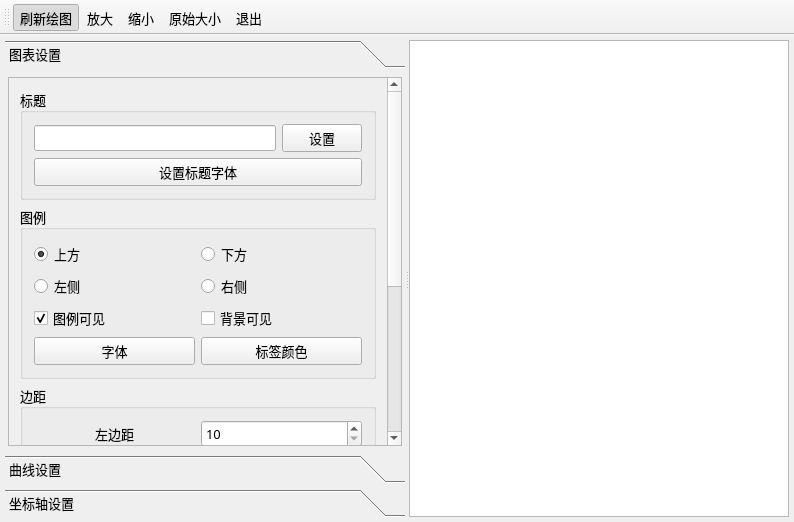
<?xml version="1.0" encoding="UTF-8"?>
<ui version="4.0">
 <class>MainWindow</class>
 <widget class="QMainWindow" name="MainWindow">
  <property name="geometry">
   <rect>
    <x>0</x>
    <y>0</y>
    <width>794</width>
    <height>522</height>
   </rect>
  </property>
  <property name="font">
   <font>
    <family>宋体</family>
    <pointsize>10</pointsize>
   </font>
  </property>
  <property name="windowTitle">
   <string>QChart绘图详细功能</string>
  </property>
  <widget class="QWidget" name="centralWidget">
   <layout class="QHBoxLayout" name="horizontalLayout">
    <property name="spacing">
     <number>5</number>
    </property>
    <property name="leftMargin">
     <number>5</number>
    </property>
    <property name="topMargin">
     <number>5</number>
    </property>
    <property name="rightMargin">
     <number>5</number>
    </property>
    <property name="bottomMargin">
     <number>5</number>
    </property>
    <item>
     <widget class="QSplitter" name="splitter">
      <property name="orientation">
       <enum>Qt::Horizontal</enum>
      </property>
      <widget class="QToolBox" name="toolBox">
       <property name="minimumSize">
        <size>
         <width>260</width>
         <height>0</height>
        </size>
       </property>
       <property name="maximumSize">
        <size>
         <width>400</width>
         <height>16777215</height>
        </size>
       </property>
       <property name="frameShape">
        <enum>QFrame::NoFrame</enum>
       </property>
       <property name="currentIndex">
        <number>0</number>
       </property>
       <widget class="QWidget" name="page">
        <property name="geometry">
         <rect>
          <x>0</x>
          <y>0</y>
          <width>349</width>
          <height>396</height>
         </rect>
        </property>
        <attribute name="icon">
         <iconset resource="res.qrc">
          <normaloff>:/images/images/3.ico</normaloff>:/images/images/3.ico</iconset>
        </attribute>
        <attribute name="label">
         <string>图表设置</string>
        </attribute>
        <layout class="QVBoxLayout" name="verticalLayout_5">
         <property name="spacing">
          <number>3</number>
         </property>
         <property name="leftMargin">
          <number>3</number>
         </property>
         <property name="topMargin">
          <number>3</number>
         </property>
         <property name="rightMargin">
          <number>3</number>
         </property>
         <property name="bottomMargin">
          <number>3</number>
         </property>
         <item>
          <widget class="QScrollArea" name="scrollArea_2">
           <property name="widgetResizable">
            <bool>true</bool>
           </property>
           <widget class="QWidget" name="scrollAreaWidgetContents_2">
            <property name="geometry">
             <rect>
              <x>0</x>
              <y>0</y>
              <width>324</width>
              <height>539</height>
             </rect>
            </property>
            <layout class="QVBoxLayout" name="verticalLayout_4">
             <item>
              <widget class="QGroupBox" name="groupBox">
               <property name="title">
                <string>标题</string>
               </property>
               <layout class="QGridLayout" name="gridLayout_2">
                <item row="0" column="0">
                 <widget class="QLineEdit" name="editTitle"/>
                </item>
                <item row="0" column="1">
                 <widget class="QPushButton" name="btnSetTitle">
                  <property name="toolTip">
                   <string>设置标题文字</string>
                  </property>
                  <property name="text">
                   <string>设置</string>
                  </property>
                 </widget>
                </item>
                <item row="1" column="0" colspan="2">
                 <widget class="QPushButton" name="btnSetTitleFont">
                  <property name="text">
                   <string>设置标题字体</string>
                  </property>
                 </widget>
                </item>
               </layout>
              </widget>
             </item>
             <item>
              <widget class="QGroupBox" name="groupBox_4">
               <property name="title">
                <string>图例</string>
               </property>
               <layout class="QGridLayout" name="gridLayout_9">
                <item row="0" column="0">
                 <widget class="QRadioButton" name="radioButton">
                  <property name="text">
                   <string>上方</string>
                  </property>
                  <property name="checked">
                   <bool>true</bool>
                  </property>
                 </widget>
                </item>
                <item row="0" column="1">
                 <widget class="QRadioButton" name="radioButton_2">
                  <property name="text">
                   <string>下方</string>
                  </property>
                 </widget>
                </item>
                <item row="1" column="0">
                 <widget class="QRadioButton" name="radioButton_3">
                  <property name="text">
                   <string>左侧</string>
                  </property>
                 </widget>
                </item>
                <item row="1" column="1">
                 <widget class="QRadioButton" name="radioButton_4">
                  <property name="text">
                   <string>右侧</string>
                  </property>
                 </widget>
                </item>
                <item row="2" column="0">
                 <widget class="QCheckBox" name="chkLegendVisible">
                  <property name="text">
                   <string>图例可见</string>
                  </property>
                  <property name="checked">
                   <bool>true</bool>
                  </property>
                 </widget>
                </item>
                <item row="2" column="1">
                 <widget class="QCheckBox" name="chkBoxLegendBackground">
                  <property name="text">
                   <string>背景可见</string>
                  </property>
                 </widget>
                </item>
                <item row="3" column="0">
                 <widget class="QPushButton" name="btnLegendFont">
                  <property name="text">
                   <string>字体</string>
                  </property>
                 </widget>
                </item>
                <item row="3" column="1">
                 <widget class="QPushButton" name="btnLegendlabelColor">
                  <property name="text">
                   <string>标签颜色</string>
                  </property>
                 </widget>
                </item>
               </layout>
              </widget>
             </item>
             <item>
              <widget class="QGroupBox" name="groupBox_2">
               <property name="title">
                <string>边距</string>
               </property>
               <layout class="QGridLayout" name="gridLayout">
                <item row="0" column="0">
                 <widget class="QLabel" name="label">
                  <property name="text">
                   <string>左边距</string>
                  </property>
                  <property name="alignment">
                   <set>Qt::AlignCenter</set>
                  </property>
                 </widget>
                </item>
                <item row="0" column="1">
                 <widget class="QSpinBox" name="spinMarginLeft">
                  <property name="minimum">
                   <number>10</number>
                  </property>
                  <property name="maximum">
                   <number>500</number>
                  </property>
                 </widget>
                </item>
                <item row="1" column="0">
                 <widget class="QLabel" name="label_2">
                  <property name="text">
                   <string>右边距</string>
                  </property>
                  <property name="alignment">
                   <set>Qt::AlignCenter</set>
                  </property>
                 </widget>
                </item>
                <item row="1" column="1">
                 <widget class="QSpinBox" name="spinMarginRight">
                  <property name="minimum">
                   <number>10</number>
                  </property>
                  <property name="maximum">
                   <number>500</number>
                  </property>
                 </widget>
                </item>
                <item row="2" column="0">
                 <widget class="QLabel" name="label_3">
                  <property name="text">
                   <string>上边距</string>
                  </property>
                  <property name="alignment">
                   <set>Qt::AlignCenter</set>
                  </property>
                 </widget>
                </item>
                <item row="2" column="1">
                 <widget class="QSpinBox" name="spinMarginTop">
                  <property name="minimum">
                   <number>10</number>
                  </property>
                  <property name="maximum">
                   <number>500</number>
                  </property>
                 </widget>
                </item>
                <item row="3" column="0">
                 <widget class="QLabel" name="label_4">
                  <property name="text">
                   <string>下边距</string>
                  </property>
                  <property name="alignment">
                   <set>Qt::AlignCenter</set>
                  </property>
                 </widget>
                </item>
                <item row="3" column="1">
                 <widget class="QSpinBox" name="spinMarginBottom">
                  <property name="minimum">
                   <number>10</number>
                  </property>
                  <property name="maximum">
                   <number>500</number>
                  </property>
                 </widget>
                </item>
                <item row="4" column="0" colspan="2">
                 <widget class="QPushButton" name="btnSetMargin">
                  <property name="text">
                   <string>设置边距</string>
                  </property>
                 </widget>
                </item>
               </layout>
              </widget>
             </item>
             <item>
              <widget class="QGroupBox" name="groupBox_15">
               <property name="title">
                <string>动画效果</string>
               </property>
               <layout class="QGridLayout" name="gridLayout_10">
                <item row="0" column="0">
                 <widget class="QLabel" name="label_6">
                  <property name="text">
                   <string>动画效果</string>
                  </property>
                  <property name="alignment">
                   <set>Qt::AlignCenter</set>
                  </property>
                 </widget>
                </item>
                <item row="0" column="1">
                 <widget class="QComboBox" name="cBoxAnimation">
                  <item>
                   <property name="text">
                    <string>NoAnimation</string>
                   </property>
                  </item>
                  <item>
                   <property name="text">
                    <string>GridAxisAnimations</string>
                   </property>
                  </item>
                  <item>
                   <property name="text">
                    <string>SeriesAnimations</string>
                   </property>
                  </item>
                  <item>
                   <property name="text">
                    <string>AllAnimations</string>
                   </property>
                  </item>
                 </widget>
                </item>
                <item row="1" column="0">
                 <widget class="QLabel" name="label_8">
                  <property name="text">
                   <string>主  题</string>
                  </property>
                  <property name="alignment">
                   <set>Qt::AlignCenter</set>
                  </property>
                 </widget>
                </item>
                <item row="1" column="1">
                 <widget class="QComboBox" name="cBoxTheme">
                  <item>
                   <property name="text">
                    <string>Light</string>
                   </property>
                  </item>
                  <item>
                   <property name="text">
                    <string>BlueCerulean</string>
                   </property>
                  </item>
                  <item>
                   <property name="text">
                    <string>Dark</string>
                   </property>
                  </item>
                  <item>
                   <property name="text">
                    <string>BrownSand</string>
                   </property>
                  </item>
                  <item>
                   <property name="text">
                    <string>BlueNcs</string>
                   </property>
                  </item>
                  <item>
                   <property name="text">
                    <string>HighContrast</string>
                   </property>
                  </item>
                  <item>
                   <property name="text">
                    <string>BlueIcy</string>
                   </property>
                  </item>
                  <item>
                   <property name="text">
                    <string>Qt</string>
                   </property>
                  </item>
                 </widget>
                </item>
               </layout>
              </widget>
             </item>
            </layout>
           </widget>
          </widget>
         </item>
        </layout>
       </widget>
       <widget class="QWidget" name="page_2">
        <property name="geometry">
         <rect>
          <x>0</x>
          <y>0</y>
          <width>349</width>
          <height>396</height>
         </rect>
        </property>
        <attribute name="icon">
         <iconset resource="res.qrc">
          <normaloff>:/images/images/dis3.ico</normaloff>:/images/images/dis3.ico</iconset>
        </attribute>
        <attribute name="label">
         <string>曲线设置</string>
        </attribute>
        <layout class="QVBoxLayout" name="verticalLayout_10">
         <property name="spacing">
          <number>3</number>
         </property>
         <property name="leftMargin">
          <number>3</number>
         </property>
         <property name="topMargin">
          <number>3</number>
         </property>
         <property name="rightMargin">
          <number>3</number>
         </property>
         <property name="bottomMargin">
          <number>3</number>
         </property>
         <item>
          <widget class="QScrollArea" name="scrollArea_3">
           <property name="widgetResizable">
            <bool>true</bool>
           </property>
           <widget class="QWidget" name="scrollAreaWidgetContents_3">
            <property name="geometry">
             <rect>
              <x>0</x>
              <y>0</y>
              <width>324</width>
              <height>436</height>
             </rect>
            </property>
            <layout class="QVBoxLayout" name="verticalLayout_9">
             <item>
              <widget class="QGroupBox" name="groupBox_12">
               <property name="maximumSize">
                <size>
                 <width>16777215</width>
                 <height>60</height>
                </size>
               </property>
               <property name="title">
                <string>选择操作序列</string>
               </property>
               <layout class="QHBoxLayout" name="horizontalLayout_3">
                <item>
                 <widget class="QRadioButton" name="radioSeries0">
                  <property name="text">
                   <string>Sin曲线</string>
                  </property>
                  <property name="checked">
                   <bool>true</bool>
                  </property>
                 </widget>
                </item>
                <item>
                 <widget class="QRadioButton" name="radioSeries1">
                  <property name="text">
                   <string>Cos曲线</string>
                  </property>
                 </widget>
                </item>
               </layout>
              </widget>
             </item>
             <item>
              <widget class="QGroupBox" name="groupBox_13">
               <property name="title">
                <string>曲线外观</string>
               </property>
               <layout class="QGridLayout" name="gridLayout_3">
                <item row="0" column="0">
                 <widget class="QPushButton" name="btnSeriesName">
                  <property name="text">
                   <string>序列名称</string>
                  </property>
                 </widget>
                </item>
                <item row="0" column="1">
                 <widget class="QLineEdit" name="editSeriesName">
                  <property name="text">
                   <string>Sin曲线</string>
                  </property>
                 </widget>
                </item>
                <item row="1" column="0">
                 <widget class="QCheckBox" name="chkSeriesVisible">
                  <property name="text">
                   <string>序列可见</string>
                  </property>
                  <property name="checked">
                   <bool>true</bool>
                  </property>
                 </widget>
                </item>
                <item row="1" column="1">
                 <widget class="QCheckBox" name="chkPointVisible">
                  <property name="text">
                   <string>数据点可见</string>
                  </property>
                 </widget>
                </item>
                <item row="2" column="0">
                 <widget class="QPushButton" name="btnSeriesColor">
                  <property name="text">
                   <string>曲线颜色</string>
                  </property>
                 </widget>
                </item>
                <item row="2" column="1">
                 <widget class="QPushButton" name="btnSeriesPen">
                  <property name="text">
                   <string>曲线Pen</string>
                  </property>
                 </widget>
                </item>
                <item row="3" column="0">
                 <widget class="QLabel" name="label_5">
                  <property name="text">
                   <string>透明度</string>
                  </property>
                  <property name="alignment">
                   <set>Qt::AlignCenter</set>
                  </property>
                 </widget>
                </item>
                <item row="3" column="1">
                 <widget class="QSlider" name="sliderSeriesOpacity">
                  <property name="maximum">
                   <number>10</number>
                  </property>
                  <property name="pageStep">
                   <number>2</number>
                  </property>
                  <property name="value">
                   <number>10</number>
                  </property>
                  <property name="orientation">
                   <enum>Qt::Horizontal</enum>
                  </property>
                 </widget>
                </item>
               </layout>
              </widget>
             </item>
             <item>
              <widget class="QGroupBox" name="groupBox_3">
               <property name="title">
                <string>数据点标签</string>
               </property>
               <layout class="QVBoxLayout" name="verticalLayout_7">
                <item>
                 <widget class="QCheckBox" name="chkPointLabelVisible">
                  <property name="text">
                   <string>数据点标签可见</string>
                  </property>
                 </widget>
                </item>
                <item>
                 <widget class="QPushButton" name="btnSeriesLabColor">
                  <property name="text">
                   <string>标签颜色</string>
                  </property>
                 </widget>
                </item>
                <item>
                 <widget class="QPushButton" name="btnSeriesLabFont">
                  <property name="text">
                   <string>标签字体</string>
                  </property>
                 </widget>
                </item>
                <item>
                 <widget class="QGroupBox" name="groupBox_14">
                  <property name="title">
                   <string>标签格式</string>
                  </property>
                  <layout class="QVBoxLayout" name="verticalLayout_6">
                   <item>
                    <widget class="QRadioButton" name="radioSeriesLabFormat0">
                     <property name="text">
                      <string>@yPoint</string>
                     </property>
                     <property name="checked">
                      <bool>true</bool>
                     </property>
                    </widget>
                   </item>
                   <item>
                    <widget class="QRadioButton" name="radioSeriesLabFormat1">
                     <property name="text">
                      <string>(@xPoint, @yPoint)</string>
                     </property>
                    </widget>
                   </item>
                  </layout>
                 </widget>
                </item>
               </layout>
              </widget>
             </item>
            </layout>
           </widget>
          </widget>
         </item>
        </layout>
       </widget>
       <widget class="QWidget" name="page_3">
        <property name="geometry">
         <rect>
          <x>0</x>
          <y>0</y>
          <width>349</width>
          <height>396</height>
         </rect>
        </property>
        <attribute name="icon">
         <iconset resource="res.qrc">
          <normaloff>:/images/images/39.ico</normaloff>:/images/images/39.ico</iconset>
        </attribute>
        <attribute name="label">
         <string>坐标轴设置</string>
        </attribute>
        <layout class="QVBoxLayout" name="verticalLayout_3">
         <property name="spacing">
          <number>3</number>
         </property>
         <property name="leftMargin">
          <number>3</number>
         </property>
         <property name="topMargin">
          <number>3</number>
         </property>
         <property name="rightMargin">
          <number>3</number>
         </property>
         <property name="bottomMargin">
          <number>3</number>
         </property>
         <item>
          <widget class="QScrollArea" name="scrollArea">
           <property name="verticalScrollBarPolicy">
            <enum>Qt::ScrollBarAsNeeded</enum>
           </property>
           <property name="widgetResizable">
            <bool>true</bool>
           </property>
           <widget class="QWidget" name="scrollAreaWidgetContents">
            <property name="geometry">
             <rect>
              <x>0</x>
              <y>0</y>
              <width>324</width>
              <height>874</height>
             </rect>
            </property>
            <layout class="QVBoxLayout" name="verticalLayout_2">
             <property name="spacing">
              <number>3</number>
             </property>
             <property name="leftMargin">
              <number>3</number>
             </property>
             <property name="topMargin">
              <number>3</number>
             </property>
             <property name="rightMargin">
              <number>3</number>
             </property>
             <property name="bottomMargin">
              <number>3</number>
             </property>
             <item>
              <widget class="QGroupBox" name="groupBox_7">
               <property name="title">
                <string>设置坐标轴对象</string>
               </property>
               <layout class="QHBoxLayout" name="horizontalLayout_2">
                <item>
                 <widget class="QRadioButton" name="radioX">
                  <property name="text">
                   <string>X轴</string>
                  </property>
                  <property name="checked">
                   <bool>true</bool>
                  </property>
                 </widget>
                </item>
                <item>
                 <widget class="QRadioButton" name="radioY">
                  <property name="text">
                   <string>Y轴</string>
                  </property>
                  <property name="checked">
                   <bool>false</bool>
                  </property>
                 </widget>
                </item>
               </layout>
              </widget>
             </item>
             <item>
              <widget class="QGroupBox" name="groupBox_8">
               <property name="title">
                <string>坐标轴总体</string>
               </property>
               <layout class="QGridLayout" name="gridLayout_4">
                <item row="0" column="0">
                 <widget class="QLabel" name="label_7">
                  <property name="text">
                   <string>最小值</string>
                  </property>
                 </widget>
                </item>
                <item row="0" column="1">
                 <widget class="QDoubleSpinBox" name="spinAxisMin">
                  <property name="minimum">
                   <double>-1000.000000000000000</double>
                  </property>
                  <property name="maximum">
                   <double>1000.000000000000000</double>
                  </property>
                 </widget>
                </item>
                <item row="1" column="0">
                 <widget class="QLabel" name="label_11">
                  <property name="text">
                   <string>最大值</string>
                  </property>
                 </widget>
                </item>
                <item row="1" column="1">
                 <widget class="QDoubleSpinBox" name="spinAxisMax">
                  <property name="minimum">
                   <double>-1000.000000000000000</double>
                  </property>
                  <property name="maximum">
                   <double>1000.000000000000000</double>
                  </property>
                  <property name="value">
                   <double>10.000000000000000</double>
                  </property>
                 </widget>
                </item>
                <item row="2" column="0" colspan="2">
                 <widget class="QCheckBox" name="chkBoxVisible">
                  <property name="text">
                   <string>isVisible</string>
                  </property>
                  <property name="checked">
                   <bool>true</bool>
                  </property>
                 </widget>
                </item>
                <item row="3" column="0" colspan="2">
                 <widget class="QPushButton" name="btnSetAxisRange">
                  <property name="text">
                   <string>设置坐标范围</string>
                  </property>
                 </widget>
                </item>
               </layout>
              </widget>
             </item>
             <item>
              <widget class="QGroupBox" name="groupBox_6">
               <property name="title">
                <string>轴标题</string>
               </property>
               <layout class="QGridLayout" name="gridLayout_6">
                <item row="0" column="1" colspan="2">
                 <widget class="QLineEdit" name="editAxisTitle">
                  <property name="text">
                   <string>time(secs)</string>
                  </property>
                 </widget>
                </item>
                <item row="1" column="2">
                 <widget class="QPushButton" name="btnAxisSetTitleFont">
                  <property name="text">
                   <string>设置字体</string>
                  </property>
                 </widget>
                </item>
                <item row="0" column="0">
                 <widget class="QPushButton" name="btnAxisSetTitle">
                  <property name="text">
                   <string>设置标题</string>
                  </property>
                 </widget>
                </item>
                <item row="1" column="0" colspan="2">
                 <widget class="QCheckBox" name="chkBoxAxisTitle">
                  <property name="text">
                   <string>isTitleVisible</string>
                  </property>
                  <property name="checked">
                   <bool>true</bool>
                  </property>
                 </widget>
                </item>
               </layout>
              </widget>
             </item>
             <item>
              <widget class="QGroupBox" name="groupBox_10">
               <property name="title">
                <string>轴刻度标签</string>
               </property>
               <layout class="QGridLayout" name="gridLayout_7">
                <item row="0" column="0">
                 <widget class="QPushButton" name="pushButton">
                  <property name="text">
                   <string>标签格式</string>
                  </property>
                 </widget>
                </item>
                <item row="0" column="1">
                 <widget class="QLineEdit" name="editAxisLabelFormat">
                  <property name="text">
                   <string>%.1f</string>
                  </property>
                 </widget>
                </item>
                <item row="1" column="0">
                 <widget class="QPushButton" name="btnAxisLabelColor">
                  <property name="text">
                   <string>文字颜色</string>
                  </property>
                 </widget>
                </item>
                <item row="1" column="1">
                 <widget class="QPushButton" name="btnAxisLabelFont">
                  <property name="text">
                   <string>设置字体</string>
                  </property>
                 </widget>
                </item>
                <item row="2" column="0" colspan="2">
                 <widget class="QCheckBox" name="chkBoxLabelsVisible">
                  <property name="text">
                   <string>labelsVisible</string>
                  </property>
                  <property name="checked">
                   <bool>true</bool>
                  </property>
                 </widget>
                </item>
               </layout>
              </widget>
             </item>
             <item>
              <widget class="QGroupBox" name="groupBox_11">
               <property name="title">
                <string>GridLine</string>
               </property>
               <layout class="QVBoxLayout" name="verticalLayout">
                <item>
                 <widget class="QCheckBox" name="chkGridLineVisible">
                  <property name="text">
                   <string>isGridLineVisible</string>
                  </property>
                  <property name="checked">
                   <bool>true</bool>
                  </property>
                 </widget>
                </item>
                <item>
                 <widget class="QPushButton" name="btnGridLineColor">
                  <property name="text">
                   <string>gridLineColor</string>
                  </property>
                 </widget>
                </item>
                <item>
                 <widget class="QPushButton" name="pushButton_10">
                  <property name="text">
                   <string>gridLinePen</string>
                  </property>
                 </widget>
                </item>
               </layout>
              </widget>
             </item>
             <item>
              <widget class="QGroupBox" name="groupBox_9">
               <property name="title">
                <string>Axis and Ticks</string>
               </property>
               <layout class="QGridLayout" name="gridLayout_5">
                <item row="3" column="0" colspan="2">
                 <widget class="QPushButton" name="btnAxisLinePenColor">
                  <property name="text">
                   <string>linePenColor</string>
                  </property>
                 </widget>
                </item>
                <item row="0" column="1">
                 <widget class="QSpinBox" name="spinTickCount">
                  <property name="minimum">
                   <number>1</number>
                  </property>
                  <property name="maximum">
                   <number>1000</number>
                  </property>
                  <property name="value">
                   <number>10</number>
                  </property>
                 </widget>
                </item>
                <item row="1" column="0" colspan="2">
                 <widget class="QCheckBox" name="chkAxisLineVisible">
                  <property name="text">
                   <string>isLineVisible</string>
                  </property>
                  <property name="checked">
                   <bool>true</bool>
                  </property>
                 </widget>
                </item>
                <item row="0" column="0">
                 <widget class="QLabel" name="label_9">
                  <property name="text">
                   <string>Tick个数</string>
                  </property>
                  <property name="alignment">
                   <set>Qt::AlignCenter</set>
                  </property>
                 </widget>
                </item>
                <item row="2" column="0" colspan="2">
                 <widget class="QPushButton" name="btnAxisLinePen">
                  <property name="text">
                   <string>linePen</string>
                  </property>
                 </widget>
                </item>
               </layout>
              </widget>
             </item>
             <item>
              <widget class="QGroupBox" name="groupBox_5">
               <property name="title">
                <string>MinorTick</string>
               </property>
               <layout class="QGridLayout" name="gridLayout_8">
                <item row="0" column="0">
                 <widget class="QLabel" name="label_10">
                  <property name="text">
                   <string>MinorTick个数</string>
                  </property>
                  <property name="alignment">
                   <set>Qt::AlignCenter</set>
                  </property>
                 </widget>
                </item>
                <item row="0" column="1">
                 <widget class="QSpinBox" name="spinMinorTickCount">
                  <property name="value">
                   <number>4</number>
                  </property>
                 </widget>
                </item>
                <item row="1" column="0" colspan="2">
                 <widget class="QCheckBox" name="chkMinorTickVisible">
                  <property name="text">
                   <string>isMinorGridLineVisible</string>
                  </property>
                 </widget>
                </item>
                <item row="2" column="0" colspan="2">
                 <widget class="QPushButton" name="btnMinorColor">
                  <property name="text">
                   <string>minorGridLineColor</string>
                  </property>
                 </widget>
                </item>
                <item row="3" column="0" colspan="2">
                 <widget class="QPushButton" name="btnMinorPen">
                  <property name="text">
                   <string>minorGridLinePen</string>
                  </property>
                 </widget>
                </item>
               </layout>
              </widget>
             </item>
            </layout>
           </widget>
          </widget>
         </item>
        </layout>
       </widget>
      </widget>
      <widget class="QChartView" name="chartView"/>
     </widget>
    </item>
   </layout>
  </widget>
  <widget class="QToolBar" name="mainToolBar">
   <property name="toolButtonStyle">
    <enum>Qt::ToolButtonIconOnly</enum>
   </property>
   <attribute name="toolBarArea">
    <enum>TopToolBarArea</enum>
   </attribute>
   <attribute name="toolBarBreak">
    <bool>false</bool>
   </attribute>
   <addaction name="actDraw"/>
   <addaction name="actZoomIn"/>
   <addaction name="actZoomOut"/>
   <addaction name="actZoomReset"/>
   <addaction name="actQuit"/>
  </widget>
  <action name="actDraw">
   <property name="checkable">
    <bool>true</bool>
   </property>
   <property name="checked">
    <bool>true</bool>
   </property>
   <property name="icon">
    <iconset resource="res.qrc">
     <normaloff>:/images/images/828.bmp</normaloff>:/images/images/828.bmp</iconset>
   </property>
   <property name="text">
    <string>刷新绘图</string>
   </property>
   <property name="toolTip">
    <string>刷新绘图</string>
   </property>
   <property name="shortcutContext">
    <enum>Qt::WidgetShortcut</enum>
   </property>
   <property name="menuRole">
    <enum>QAction::TextHeuristicRole</enum>
   </property>
   <property name="shortcutVisibleInContextMenu">
    <bool>true</bool>
   </property>
  </action>
  <action name="actQuit">
   <property name="icon">
    <iconset resource="res.qrc">
     <normaloff>:/images/images/132.bmp</normaloff>:/images/images/132.bmp</iconset>
   </property>
   <property name="text">
    <string>退出</string>
   </property>
   <property name="toolTip">
    <string>退出</string>
   </property>
  </action>
  <action name="actZoomIn">
   <property name="icon">
    <iconset resource="res.qrc">
     <normaloff>:/images/images/418.bmp</normaloff>:/images/images/418.bmp</iconset>
   </property>
   <property name="text">
    <string>放大</string>
   </property>
   <property name="toolTip">
    <string>放大</string>
   </property>
  </action>
  <action name="actZoomOut">
   <property name="icon">
    <iconset resource="res.qrc">
     <normaloff>:/images/images/416.bmp</normaloff>:/images/images/416.bmp</iconset>
   </property>
   <property name="text">
    <string>缩小</string>
   </property>
   <property name="toolTip">
    <string>缩小</string>
   </property>
  </action>
  <action name="actZoomReset">
   <property name="icon">
    <iconset resource="res.qrc">
     <normaloff>:/images/images/414.bmp</normaloff>:/images/images/414.bmp</iconset>
   </property>
   <property name="text">
    <string>原始大小</string>
   </property>
   <property name="toolTip">
    <string>还原为原始大小</string>
   </property>
  </action>
 </widget>
 <layoutdefault spacing="6" margin="11"/>
 <customwidgets>
  <customwidget>
   <class>QChartView</class>
   <extends>QGraphicsView</extends>
   <header location="global">qchartview.h</header>
  </customwidget>
 </customwidgets>
 <resources>
  <include location="res.qrc"/>
 </resources>
 <connections>
  <connection>
   <sender>actQuit</sender>
   <signal>triggered()</signal>
   <receiver>MainWindow</receiver>
   <slot>close()</slot>
   <hints>
    <hint type="sourcelabel">
     <x>-1</x>
     <y>-1</y>
    </hint>
    <hint type="destinationlabel">
     <x>389</x>
     <y>242</y>
    </hint>
   </hints>
  </connection>
 </connections>
</ui>
